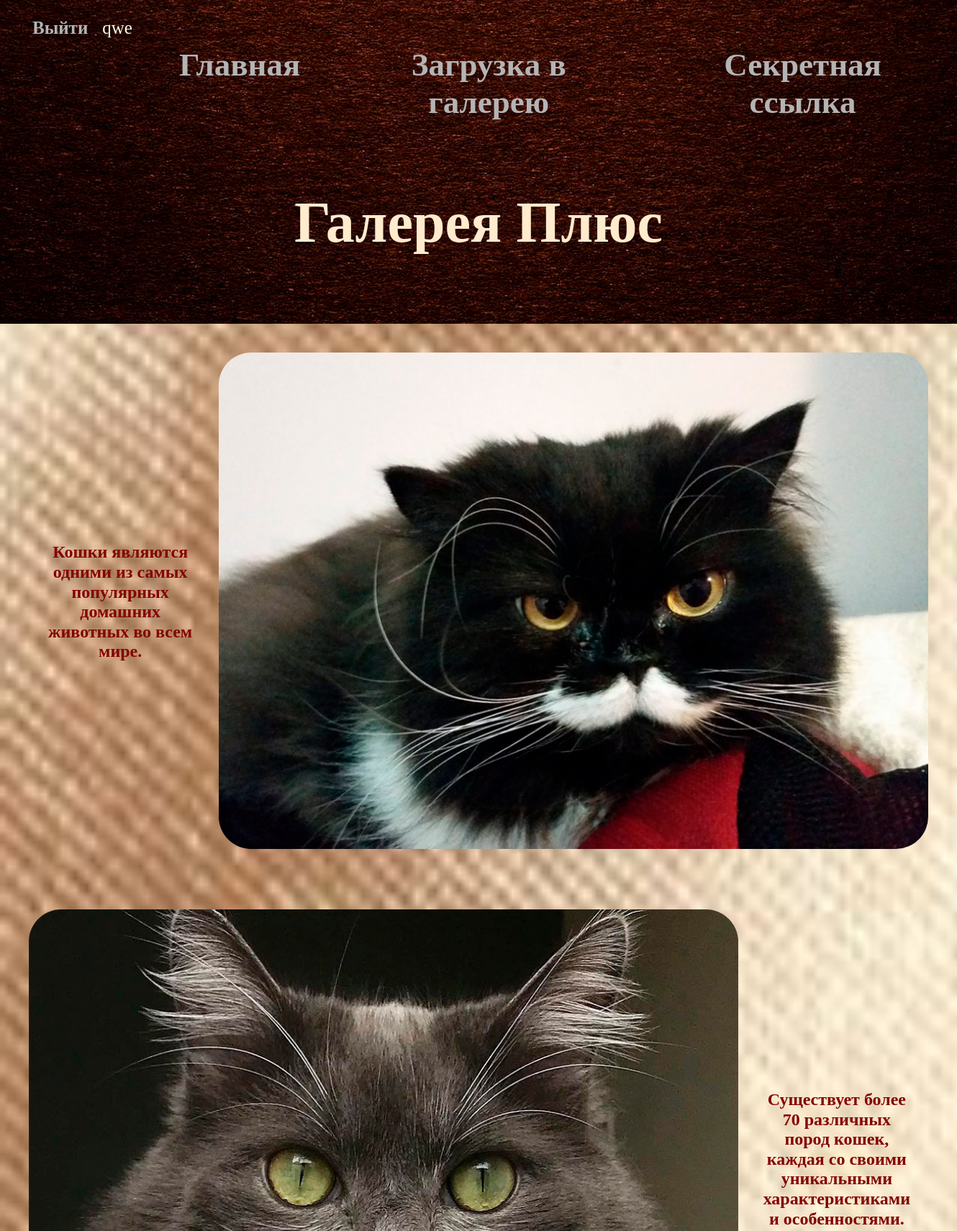
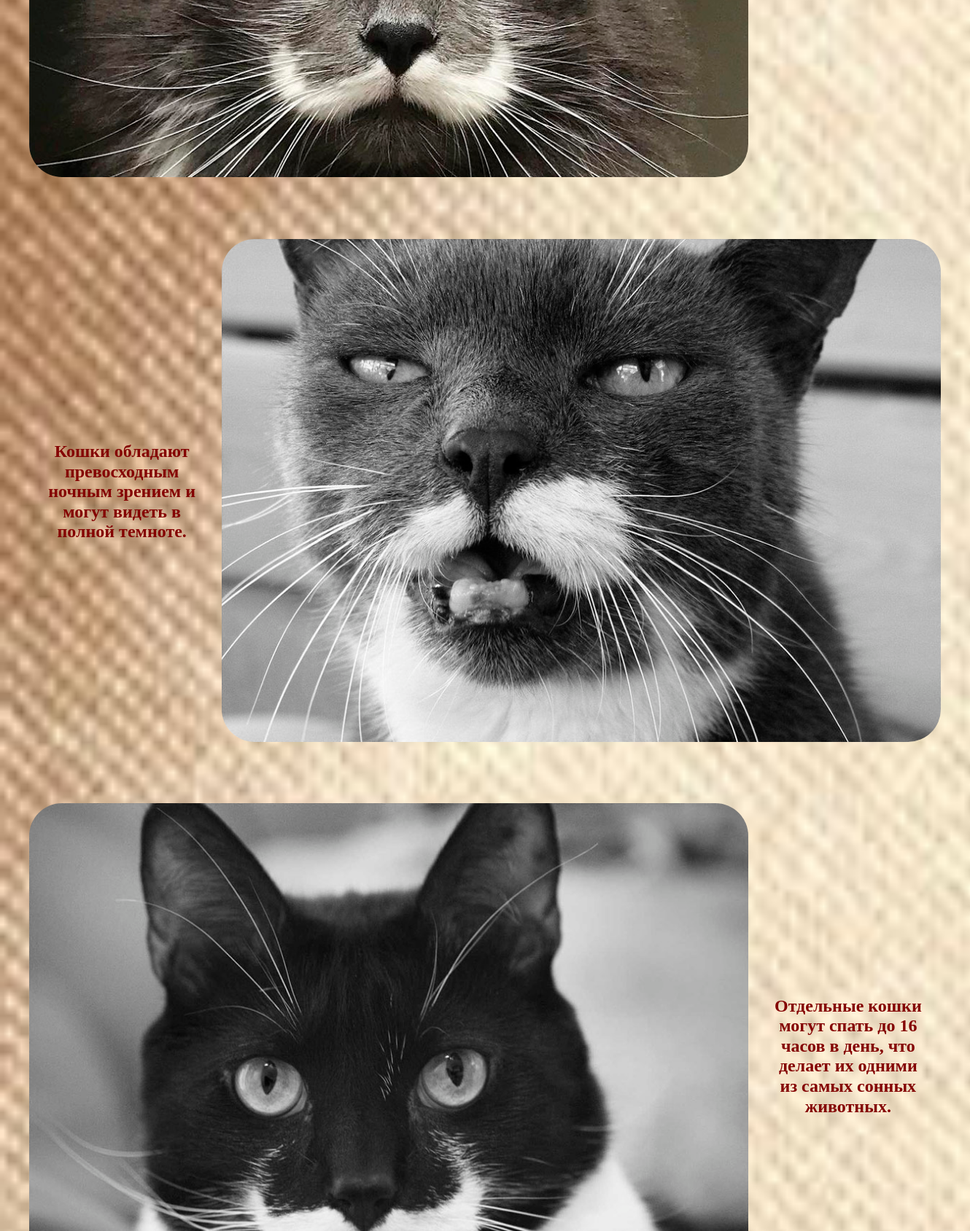
The page / (signed in, upper part) on the database its author committed (2 pictures, top to bottom).
### tables this page shows
CREATE TABLE `images` (
  `id` int NOT NULL,
  `filename` varchar(255) NOT NULL,
  `title` varchar(255) DEFAULT NULL,
  `owner` int DEFAULT NULL,
  `type` varchar(11) DEFAULT NULL
);

### App/core/View.php (called while the page is built, shortened)
<?php
class View
{
	public function render($content_view, $template_view = null, $pageData = null, $payload = null)
	{
		include_once LAYOUT . $template_view;
	}
}

### App/controllers/Main.php (called while the page is built, shortened)
<?php
require_once MODEL . 'MainModel.php';
class Main extends Controller
{
    public function __construct()
    {
        $this->model = new MainModel();
        $this->view = new View();
    }
    public function index()
    {
        $images = $this->model->getGallery();
        $this->pageData['title'] = "Галерея";
        $this->pageData['images'] = $images;
        $this->view->render('main.phtml', 'template.phtml', $this->pageData);
    }
}

### App/bootstrap.php (called while the page is built, shortened)
<?php
Route::start();

### index.php (called while the page is built, shortened)
<?php
require_once 'App/bootstrap.php';

### App/core/Model.php (called while the page is built, shortened)
<?php
class Model
{
    public function __construct()
    {
        $this->db = DB::connToDB();
    }
}

### App/core/DB.php (called while the page is built, shortened)
<?php
class DB
{
    public static function connToDB()
    {
        $user = self::DB_USER;
        $pass = self::DB_PASS;
        $host = self::DB_HOST;
        $db   = self::DB_NAME;
        try
        {
            $conn = new \PDO("mysql:dbname=$db;host=$host", $user, $pass);
            $conn->setAttribute(\PDO::ATTR_ERRMODE, \PDO::ERRMODE_EXCEPTION);
        } catch(\PDOException $e) {
            echo $e->getMessage();
        }
        return $conn;
    }
}

### App/models/MainModel.php (called while the page is built, shortened)
<?php
class MainModel extends Model
{
    public function getGallery()
    {
        $sql = "SELECT * FROM images";
        $stmt = $this->db->prepare($sql);
        $stmt->execute();
        $res = $stmt->fetchall(\PDO::FETCH_ASSOC);
        return $res;
    }
}

### App/views/main.phtml (the view)
<main class="main">
    <?php if(isset($pageData['images']) && !empty($pageData['images'])) {
        foreach ($pageData['images'] as $images) {
            echo "<section class='section'>";
            echo "<h2 class='section-item'>";
            echo $images['title'];
            echo "</h2>";
            echo "<a href='\\Image\\id\\" . $images['id'] . "'>";
            echo "<img src='" . UPLOAD_DIR . "\\" . $images['filename'] . "'>";
            echo "</a>";
            echo "</section>";
        }
    }
    ?>
</main>

### css/norm.css (style rules this page uses)
html { line-height: 1.15; -webkit-text-size-adjust: 100%; }
body { margin: 0; }
main { display: block; }
a { background-color: transparent; }
img { border-style: none; }

### css/style.css (style rules this page uses)
* { font-family: Cambria, Cochin, Georgia, Times, 'Times New Roman', serif; margin: 0; padding: 0; box-sizing: border-box; }
a { color: rgb(180, 180, 180); font-weight: bold; text-decoration: none; transition-property: color; transition-duration: 750ms; }
h2 { text-align: center; }
img { height: 700px; padding: 5px; border-radius: 50px; }
.main { background: url(../img/fone.jpg) bottom no-repeat; background-position: left bottom; background-size: cover; background-repeat: no-repeat; background-attachment: fixed; display: flex; flex-direction: column; }
.section { margin: 0 auto; padding: 35px; display: flex; align-items: center; justify-content: center; }
.section-item { padding: 25px; color: #840000 }
.section:nth-child(even) { flex-direction: row-reverse; }

### rows shown on the page
images: title "Кошки являются одними из самых популярных домашних животных во всем мире.", filename (picture)
images: title "Существует более 70 различных пород кошек, каждая со своими уникальными характеристиками и особенностями.", filename (picture)
images: title "Кошки обладают превосходным ночным зрением и могут видеть в полной темноте.", filename (picture)
images: title "Отдельные кошки могут спать до 16 часов в день, что делает их одними из самых сонных животных.", filename (picture)

### other values the page prints
$_SESSION['user'] "qwe"
